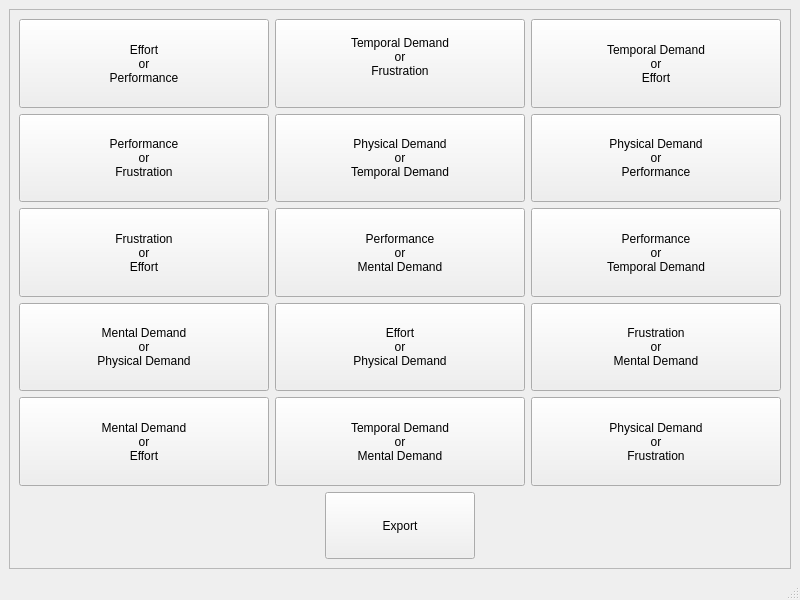
<?xml version="1.0" encoding="UTF-8"?>
<ui version="4.0">
 <class>MainWindow</class>
 <widget class="QMainWindow" name="MainWindow">
  <property name="geometry">
   <rect>
    <x>0</x>
    <y>0</y>
    <width>800</width>
    <height>600</height>
   </rect>
  </property>
  <property name="windowTitle">
   <string>MainWindow</string>
  </property>
  <widget class="QWidget" name="centralwidget">
   <layout class="QVBoxLayout" name="verticalLayout_2">
    <item>
     <widget class="QStackedWidget" name="stackedWidget">
      <property name="frameShape">
       <enum>QFrame::Shape::StyledPanel</enum>
      </property>
      <property name="frameShadow">
       <enum>QFrame::Shadow::Raised</enum>
      </property>
      <property name="currentIndex">
       <number>0</number>
      </property>
      <widget class="QWidget" name="stackedWidgetPage1" native="true">
       <layout class="QVBoxLayout" name="verticalLayout_4">
        <item>
         <layout class="QHBoxLayout" name="horizontalLayout">
          <item>
           <widget class="QPushButton" name="pushButton">
            <property name="sizePolicy">
             <sizepolicy hsizetype="Minimum" vsizetype="Preferred">
              <horstretch>0</horstretch>
              <verstretch>0</verstretch>
             </sizepolicy>
            </property>
            <property name="text">
             <string>Effort
or
Performance</string>
            </property>
           </widget>
          </item>
          <item>
           <widget class="QPushButton" name="pushButton_2">
            <property name="sizePolicy">
             <sizepolicy hsizetype="Minimum" vsizetype="Preferred">
              <horstretch>0</horstretch>
              <verstretch>0</verstretch>
             </sizepolicy>
            </property>
            <property name="text">
             <string>Temporal Demand
or
Frustration
</string>
            </property>
           </widget>
          </item>
          <item>
           <widget class="QPushButton" name="pushButton_3">
            <property name="sizePolicy">
             <sizepolicy hsizetype="Minimum" vsizetype="Preferred">
              <horstretch>0</horstretch>
              <verstretch>0</verstretch>
             </sizepolicy>
            </property>
            <property name="text">
             <string>Temporal Demand
or
Effort</string>
            </property>
           </widget>
          </item>
         </layout>
        </item>
        <item>
         <layout class="QHBoxLayout" name="horizontalLayout_2">
          <item>
           <widget class="QPushButton" name="pushButton_6">
            <property name="sizePolicy">
             <sizepolicy hsizetype="Minimum" vsizetype="Preferred">
              <horstretch>0</horstretch>
              <verstretch>0</verstretch>
             </sizepolicy>
            </property>
            <property name="text">
             <string>Performance
or
Frustration</string>
            </property>
           </widget>
          </item>
          <item>
           <widget class="QPushButton" name="pushButton_5">
            <property name="sizePolicy">
             <sizepolicy hsizetype="Minimum" vsizetype="Preferred">
              <horstretch>0</horstretch>
              <verstretch>0</verstretch>
             </sizepolicy>
            </property>
            <property name="text">
             <string>Physical Demand
or
Temporal Demand</string>
            </property>
           </widget>
          </item>
          <item>
           <widget class="QPushButton" name="pushButton_4">
            <property name="sizePolicy">
             <sizepolicy hsizetype="Minimum" vsizetype="Preferred">
              <horstretch>0</horstretch>
              <verstretch>0</verstretch>
             </sizepolicy>
            </property>
            <property name="text">
             <string>Physical Demand
or
Performance</string>
            </property>
           </widget>
          </item>
         </layout>
        </item>
        <item>
         <layout class="QHBoxLayout" name="horizontalLayout_3">
          <item>
           <widget class="QPushButton" name="pushButton_9">
            <property name="sizePolicy">
             <sizepolicy hsizetype="Minimum" vsizetype="Preferred">
              <horstretch>0</horstretch>
              <verstretch>0</verstretch>
             </sizepolicy>
            </property>
            <property name="text">
             <string>Frustration
or
Effort</string>
            </property>
           </widget>
          </item>
          <item>
           <widget class="QPushButton" name="pushButton_8">
            <property name="sizePolicy">
             <sizepolicy hsizetype="Minimum" vsizetype="Preferred">
              <horstretch>0</horstretch>
              <verstretch>0</verstretch>
             </sizepolicy>
            </property>
            <property name="text">
             <string>Performance
or
Mental Demand</string>
            </property>
           </widget>
          </item>
          <item>
           <widget class="QPushButton" name="pushButton_7">
            <property name="sizePolicy">
             <sizepolicy hsizetype="Minimum" vsizetype="Preferred">
              <horstretch>0</horstretch>
              <verstretch>0</verstretch>
             </sizepolicy>
            </property>
            <property name="text">
             <string>Performance
or
Temporal Demand</string>
            </property>
           </widget>
          </item>
         </layout>
        </item>
        <item>
         <layout class="QHBoxLayout" name="horizontalLayout_4">
          <item>
           <widget class="QPushButton" name="pushButton_12">
            <property name="sizePolicy">
             <sizepolicy hsizetype="Minimum" vsizetype="Preferred">
              <horstretch>0</horstretch>
              <verstretch>0</verstretch>
             </sizepolicy>
            </property>
            <property name="text">
             <string>Mental Demand
or
Physical Demand</string>
            </property>
           </widget>
          </item>
          <item>
           <widget class="QPushButton" name="pushButton_11">
            <property name="sizePolicy">
             <sizepolicy hsizetype="Minimum" vsizetype="Preferred">
              <horstretch>0</horstretch>
              <verstretch>0</verstretch>
             </sizepolicy>
            </property>
            <property name="text">
             <string>Effort
or
Physical Demand</string>
            </property>
           </widget>
          </item>
          <item>
           <widget class="QPushButton" name="pushButton_10">
            <property name="sizePolicy">
             <sizepolicy hsizetype="Minimum" vsizetype="Preferred">
              <horstretch>0</horstretch>
              <verstretch>0</verstretch>
             </sizepolicy>
            </property>
            <property name="text">
             <string>Frustration
or
Mental Demand</string>
            </property>
           </widget>
          </item>
         </layout>
        </item>
        <item>
         <layout class="QHBoxLayout" name="horizontalLayout_5">
          <item>
           <widget class="QPushButton" name="pushButton_15">
            <property name="sizePolicy">
             <sizepolicy hsizetype="Minimum" vsizetype="Preferred">
              <horstretch>0</horstretch>
              <verstretch>0</verstretch>
             </sizepolicy>
            </property>
            <property name="text">
             <string>Mental Demand
or
Effort</string>
            </property>
           </widget>
          </item>
          <item>
           <widget class="QPushButton" name="pushButton_14">
            <property name="sizePolicy">
             <sizepolicy hsizetype="Minimum" vsizetype="Preferred">
              <horstretch>0</horstretch>
              <verstretch>0</verstretch>
             </sizepolicy>
            </property>
            <property name="text">
             <string>Temporal Demand
or
Mental Demand</string>
            </property>
           </widget>
          </item>
          <item>
           <widget class="QPushButton" name="pushButton_13">
            <property name="sizePolicy">
             <sizepolicy hsizetype="Minimum" vsizetype="Preferred">
              <horstretch>0</horstretch>
              <verstretch>0</verstretch>
             </sizepolicy>
            </property>
            <property name="text">
             <string>Physical Demand
or
Frustration</string>
            </property>
           </widget>
          </item>
         </layout>
        </item>
        <item>
         <layout class="QHBoxLayout" name="horizontalLayout_6">
          <item>
           <spacer name="horizontalSpacer">
            <property name="orientation">
             <enum>Qt::Orientation::Horizontal</enum>
            </property>
            <property name="sizeHint" stdset="0">
             <size>
              <width>40</width>
              <height>20</height>
             </size>
            </property>
           </spacer>
          </item>
          <item>
           <widget class="QPushButton" name="pushButton_16">
            <property name="sizePolicy">
             <sizepolicy hsizetype="Maximum" vsizetype="Maximum">
              <horstretch>0</horstretch>
              <verstretch>0</verstretch>
             </sizepolicy>
            </property>
            <property name="minimumSize">
             <size>
              <width>150</width>
              <height>67</height>
             </size>
            </property>
            <property name="text">
             <string>Export</string>
            </property>
           </widget>
          </item>
          <item>
           <spacer name="horizontalSpacer_2">
            <property name="orientation">
             <enum>Qt::Orientation::Horizontal</enum>
            </property>
            <property name="sizeHint" stdset="0">
             <size>
              <width>40</width>
              <height>20</height>
             </size>
            </property>
           </spacer>
          </item>
         </layout>
        </item>
       </layout>
      </widget>
      <widget class="QWidget" name="page">
       <layout class="QHBoxLayout" name="horizontalLayout_7">
        <item>
         <widget class="QPushButton" name="pushButton_18">
          <property name="sizePolicy">
           <sizepolicy hsizetype="Minimum" vsizetype="Expanding">
            <horstretch>0</horstretch>
            <verstretch>0</verstretch>
           </sizepolicy>
          </property>
          <property name="font">
           <font>
            <pointsize>20</pointsize>
           </font>
          </property>
          <property name="text">
           <string>Effort</string>
          </property>
         </widget>
        </item>
        <item>
         <widget class="QPushButton" name="pushButton_17">
          <property name="sizePolicy">
           <sizepolicy hsizetype="Minimum" vsizetype="Expanding">
            <horstretch>0</horstretch>
            <verstretch>0</verstretch>
           </sizepolicy>
          </property>
          <property name="font">
           <font>
            <pointsize>20</pointsize>
           </font>
          </property>
          <property name="text">
           <string>Performance</string>
          </property>
         </widget>
        </item>
       </layout>
      </widget>
      <widget class="QWidget" name="page_2">
       <layout class="QHBoxLayout" name="horizontalLayout_22">
        <item>
         <widget class="QPushButton" name="pushButton_56">
          <property name="sizePolicy">
           <sizepolicy hsizetype="Minimum" vsizetype="Expanding">
            <horstretch>0</horstretch>
            <verstretch>0</verstretch>
           </sizepolicy>
          </property>
          <property name="font">
           <font>
            <pointsize>20</pointsize>
           </font>
          </property>
          <property name="text">
           <string>Temporal Demand</string>
          </property>
         </widget>
        </item>
        <item>
         <widget class="QPushButton" name="pushButton_55">
          <property name="sizePolicy">
           <sizepolicy hsizetype="Minimum" vsizetype="Expanding">
            <horstretch>0</horstretch>
            <verstretch>0</verstretch>
           </sizepolicy>
          </property>
          <property name="font">
           <font>
            <pointsize>20</pointsize>
           </font>
          </property>
          <property name="text">
           <string>Frustration</string>
          </property>
         </widget>
        </item>
       </layout>
      </widget>
      <widget class="QWidget" name="page_3">
       <layout class="QHBoxLayout" name="horizontalLayout_23">
        <item>
         <widget class="QPushButton" name="pushButton_57">
          <property name="sizePolicy">
           <sizepolicy hsizetype="Minimum" vsizetype="Expanding">
            <horstretch>0</horstretch>
            <verstretch>0</verstretch>
           </sizepolicy>
          </property>
          <property name="font">
           <font>
            <pointsize>20</pointsize>
           </font>
          </property>
          <property name="text">
           <string>Temporal Demand</string>
          </property>
         </widget>
        </item>
        <item>
         <widget class="QPushButton" name="pushButton_58">
          <property name="sizePolicy">
           <sizepolicy hsizetype="Minimum" vsizetype="Expanding">
            <horstretch>0</horstretch>
            <verstretch>0</verstretch>
           </sizepolicy>
          </property>
          <property name="font">
           <font>
            <pointsize>20</pointsize>
           </font>
          </property>
          <property name="text">
           <string>Effort</string>
          </property>
         </widget>
        </item>
       </layout>
      </widget>
      <widget class="QWidget" name="page_4">
       <layout class="QHBoxLayout" name="horizontalLayout_24">
        <item>
         <widget class="QPushButton" name="pushButton_60">
          <property name="sizePolicy">
           <sizepolicy hsizetype="Minimum" vsizetype="Expanding">
            <horstretch>0</horstretch>
            <verstretch>0</verstretch>
           </sizepolicy>
          </property>
          <property name="font">
           <font>
            <pointsize>20</pointsize>
           </font>
          </property>
          <property name="text">
           <string>Performance</string>
          </property>
         </widget>
        </item>
        <item>
         <widget class="QPushButton" name="pushButton_59">
          <property name="sizePolicy">
           <sizepolicy hsizetype="Minimum" vsizetype="Expanding">
            <horstretch>0</horstretch>
            <verstretch>0</verstretch>
           </sizepolicy>
          </property>
          <property name="font">
           <font>
            <pointsize>20</pointsize>
           </font>
          </property>
          <property name="text">
           <string>Frustration</string>
          </property>
         </widget>
        </item>
       </layout>
      </widget>
      <widget class="QWidget" name="page_5">
       <layout class="QHBoxLayout" name="horizontalLayout_25">
        <item>
         <widget class="QPushButton" name="pushButton_62">
          <property name="sizePolicy">
           <sizepolicy hsizetype="Minimum" vsizetype="Expanding">
            <horstretch>0</horstretch>
            <verstretch>0</verstretch>
           </sizepolicy>
          </property>
          <property name="font">
           <font>
            <pointsize>20</pointsize>
           </font>
          </property>
          <property name="text">
           <string>Physical Demand</string>
          </property>
         </widget>
        </item>
        <item>
         <widget class="QPushButton" name="pushButton_61">
          <property name="sizePolicy">
           <sizepolicy hsizetype="Minimum" vsizetype="Expanding">
            <horstretch>0</horstretch>
            <verstretch>0</verstretch>
           </sizepolicy>
          </property>
          <property name="font">
           <font>
            <pointsize>20</pointsize>
           </font>
          </property>
          <property name="text">
           <string>Temporal Demand</string>
          </property>
         </widget>
        </item>
       </layout>
      </widget>
      <widget class="QWidget" name="page_6">
       <layout class="QHBoxLayout" name="horizontalLayout_26">
        <item>
         <widget class="QPushButton" name="pushButton_64">
          <property name="sizePolicy">
           <sizepolicy hsizetype="Minimum" vsizetype="Expanding">
            <horstretch>0</horstretch>
            <verstretch>0</verstretch>
           </sizepolicy>
          </property>
          <property name="font">
           <font>
            <pointsize>20</pointsize>
           </font>
          </property>
          <property name="text">
           <string>Physical Demand</string>
          </property>
         </widget>
        </item>
        <item>
         <widget class="QPushButton" name="pushButton_63">
          <property name="sizePolicy">
           <sizepolicy hsizetype="Minimum" vsizetype="Expanding">
            <horstretch>0</horstretch>
            <verstretch>0</verstretch>
           </sizepolicy>
          </property>
          <property name="font">
           <font>
            <pointsize>20</pointsize>
           </font>
          </property>
          <property name="text">
           <string>Performance</string>
          </property>
         </widget>
        </item>
       </layout>
      </widget>
      <widget class="QWidget" name="page_7">
       <layout class="QHBoxLayout" name="horizontalLayout_27">
        <item>
         <widget class="QPushButton" name="pushButton_66">
          <property name="sizePolicy">
           <sizepolicy hsizetype="Minimum" vsizetype="Expanding">
            <horstretch>0</horstretch>
            <verstretch>0</verstretch>
           </sizepolicy>
          </property>
          <property name="font">
           <font>
            <pointsize>20</pointsize>
           </font>
          </property>
          <property name="text">
           <string>Frustration</string>
          </property>
         </widget>
        </item>
        <item>
         <widget class="QPushButton" name="pushButton_65">
          <property name="sizePolicy">
           <sizepolicy hsizetype="Minimum" vsizetype="Expanding">
            <horstretch>0</horstretch>
            <verstretch>0</verstretch>
           </sizepolicy>
          </property>
          <property name="font">
           <font>
            <pointsize>20</pointsize>
           </font>
          </property>
          <property name="text">
           <string>Effort</string>
          </property>
         </widget>
        </item>
       </layout>
      </widget>
      <widget class="QWidget" name="page_8">
       <layout class="QHBoxLayout" name="horizontalLayout_28">
        <item>
         <widget class="QPushButton" name="pushButton_68">
          <property name="sizePolicy">
           <sizepolicy hsizetype="Minimum" vsizetype="Expanding">
            <horstretch>0</horstretch>
            <verstretch>0</verstretch>
           </sizepolicy>
          </property>
          <property name="font">
           <font>
            <pointsize>20</pointsize>
           </font>
          </property>
          <property name="text">
           <string>Performance</string>
          </property>
         </widget>
        </item>
        <item>
         <widget class="QPushButton" name="pushButton_67">
          <property name="sizePolicy">
           <sizepolicy hsizetype="Minimum" vsizetype="Expanding">
            <horstretch>0</horstretch>
            <verstretch>0</verstretch>
           </sizepolicy>
          </property>
          <property name="font">
           <font>
            <pointsize>20</pointsize>
           </font>
          </property>
          <property name="text">
           <string>Mental Demand</string>
          </property>
         </widget>
        </item>
       </layout>
      </widget>
      <widget class="QWidget" name="page_9">
       <layout class="QHBoxLayout" name="horizontalLayout_29">
        <item>
         <widget class="QPushButton" name="pushButton_70">
          <property name="sizePolicy">
           <sizepolicy hsizetype="Minimum" vsizetype="Expanding">
            <horstretch>0</horstretch>
            <verstretch>0</verstretch>
           </sizepolicy>
          </property>
          <property name="font">
           <font>
            <pointsize>20</pointsize>
           </font>
          </property>
          <property name="text">
           <string>Performance</string>
          </property>
         </widget>
        </item>
        <item>
         <widget class="QPushButton" name="pushButton_69">
          <property name="sizePolicy">
           <sizepolicy hsizetype="Minimum" vsizetype="Expanding">
            <horstretch>0</horstretch>
            <verstretch>0</verstretch>
           </sizepolicy>
          </property>
          <property name="font">
           <font>
            <pointsize>20</pointsize>
           </font>
          </property>
          <property name="text">
           <string>Temporal Demand</string>
          </property>
         </widget>
        </item>
       </layout>
      </widget>
      <widget class="QWidget" name="page_10">
       <layout class="QHBoxLayout" name="horizontalLayout_30">
        <item>
         <widget class="QPushButton" name="pushButton_72">
          <property name="sizePolicy">
           <sizepolicy hsizetype="Minimum" vsizetype="Expanding">
            <horstretch>0</horstretch>
            <verstretch>0</verstretch>
           </sizepolicy>
          </property>
          <property name="font">
           <font>
            <pointsize>20</pointsize>
           </font>
          </property>
          <property name="text">
           <string>Mental Demand</string>
          </property>
         </widget>
        </item>
        <item>
         <widget class="QPushButton" name="pushButton_71">
          <property name="sizePolicy">
           <sizepolicy hsizetype="Minimum" vsizetype="Expanding">
            <horstretch>0</horstretch>
            <verstretch>0</verstretch>
           </sizepolicy>
          </property>
          <property name="font">
           <font>
            <pointsize>20</pointsize>
           </font>
          </property>
          <property name="text">
           <string>Physical Demand</string>
          </property>
         </widget>
        </item>
       </layout>
      </widget>
      <widget class="QWidget" name="page_11">
       <layout class="QHBoxLayout" name="horizontalLayout_31">
        <item>
         <widget class="QPushButton" name="pushButton_74">
          <property name="sizePolicy">
           <sizepolicy hsizetype="Minimum" vsizetype="Expanding">
            <horstretch>0</horstretch>
            <verstretch>0</verstretch>
           </sizepolicy>
          </property>
          <property name="font">
           <font>
            <pointsize>20</pointsize>
           </font>
          </property>
          <property name="text">
           <string>Effort</string>
          </property>
         </widget>
        </item>
        <item>
         <widget class="QPushButton" name="pushButton_73">
          <property name="sizePolicy">
           <sizepolicy hsizetype="Minimum" vsizetype="Expanding">
            <horstretch>0</horstretch>
            <verstretch>0</verstretch>
           </sizepolicy>
          </property>
          <property name="font">
           <font>
            <pointsize>20</pointsize>
           </font>
          </property>
          <property name="text">
           <string>Physical Demand</string>
          </property>
         </widget>
        </item>
       </layout>
      </widget>
      <widget class="QWidget" name="page_12">
       <layout class="QHBoxLayout" name="horizontalLayout_32">
        <item>
         <widget class="QPushButton" name="pushButton_76">
          <property name="sizePolicy">
           <sizepolicy hsizetype="Minimum" vsizetype="Expanding">
            <horstretch>0</horstretch>
            <verstretch>0</verstretch>
           </sizepolicy>
          </property>
          <property name="font">
           <font>
            <pointsize>20</pointsize>
           </font>
          </property>
          <property name="text">
           <string>Frustration</string>
          </property>
         </widget>
        </item>
        <item>
         <widget class="QPushButton" name="pushButton_75">
          <property name="sizePolicy">
           <sizepolicy hsizetype="Minimum" vsizetype="Expanding">
            <horstretch>0</horstretch>
            <verstretch>0</verstretch>
           </sizepolicy>
          </property>
          <property name="font">
           <font>
            <pointsize>20</pointsize>
           </font>
          </property>
          <property name="text">
           <string>Mental Demand</string>
          </property>
         </widget>
        </item>
       </layout>
      </widget>
      <widget class="QWidget" name="page_13">
       <layout class="QHBoxLayout" name="horizontalLayout_33">
        <item>
         <widget class="QPushButton" name="pushButton_78">
          <property name="sizePolicy">
           <sizepolicy hsizetype="Minimum" vsizetype="Expanding">
            <horstretch>0</horstretch>
            <verstretch>0</verstretch>
           </sizepolicy>
          </property>
          <property name="font">
           <font>
            <pointsize>20</pointsize>
           </font>
          </property>
          <property name="text">
           <string>Mental Demand</string>
          </property>
         </widget>
        </item>
        <item>
         <widget class="QPushButton" name="pushButton_77">
          <property name="sizePolicy">
           <sizepolicy hsizetype="Minimum" vsizetype="Expanding">
            <horstretch>0</horstretch>
            <verstretch>0</verstretch>
           </sizepolicy>
          </property>
          <property name="font">
           <font>
            <pointsize>20</pointsize>
           </font>
          </property>
          <property name="text">
           <string>Effort</string>
          </property>
         </widget>
        </item>
       </layout>
      </widget>
      <widget class="QWidget" name="page_14">
       <layout class="QHBoxLayout" name="horizontalLayout_34">
        <item>
         <widget class="QPushButton" name="pushButton_80">
          <property name="sizePolicy">
           <sizepolicy hsizetype="Minimum" vsizetype="Expanding">
            <horstretch>0</horstretch>
            <verstretch>0</verstretch>
           </sizepolicy>
          </property>
          <property name="font">
           <font>
            <pointsize>20</pointsize>
           </font>
          </property>
          <property name="text">
           <string>Temporal Demand</string>
          </property>
         </widget>
        </item>
        <item>
         <widget class="QPushButton" name="pushButton_79">
          <property name="sizePolicy">
           <sizepolicy hsizetype="Minimum" vsizetype="Expanding">
            <horstretch>0</horstretch>
            <verstretch>0</verstretch>
           </sizepolicy>
          </property>
          <property name="font">
           <font>
            <pointsize>20</pointsize>
           </font>
          </property>
          <property name="text">
           <string>Mental Demand</string>
          </property>
         </widget>
        </item>
       </layout>
      </widget>
      <widget class="QWidget" name="page_15">
       <layout class="QHBoxLayout" name="horizontalLayout_35">
        <item>
         <widget class="QPushButton" name="pushButton_82">
          <property name="sizePolicy">
           <sizepolicy hsizetype="Minimum" vsizetype="Expanding">
            <horstretch>0</horstretch>
            <verstretch>0</verstretch>
           </sizepolicy>
          </property>
          <property name="font">
           <font>
            <pointsize>20</pointsize>
           </font>
          </property>
          <property name="text">
           <string>Physical Demand</string>
          </property>
         </widget>
        </item>
        <item>
         <widget class="QPushButton" name="pushButton_81">
          <property name="sizePolicy">
           <sizepolicy hsizetype="Minimum" vsizetype="Expanding">
            <horstretch>0</horstretch>
            <verstretch>0</verstretch>
           </sizepolicy>
          </property>
          <property name="font">
           <font>
            <pointsize>20</pointsize>
           </font>
          </property>
          <property name="text">
           <string>Frustration</string>
          </property>
         </widget>
        </item>
       </layout>
      </widget>
     </widget>
    </item>
   </layout>
  </widget>
  <widget class="QMenuBar" name="menubar">
   <property name="geometry">
    <rect>
     <x>0</x>
     <y>0</y>
     <width>800</width>
     <height>33</height>
    </rect>
   </property>
  </widget>
  <widget class="QStatusBar" name="statusbar"/>
 </widget>
 <resources/>
 <connections/>
</ui>
